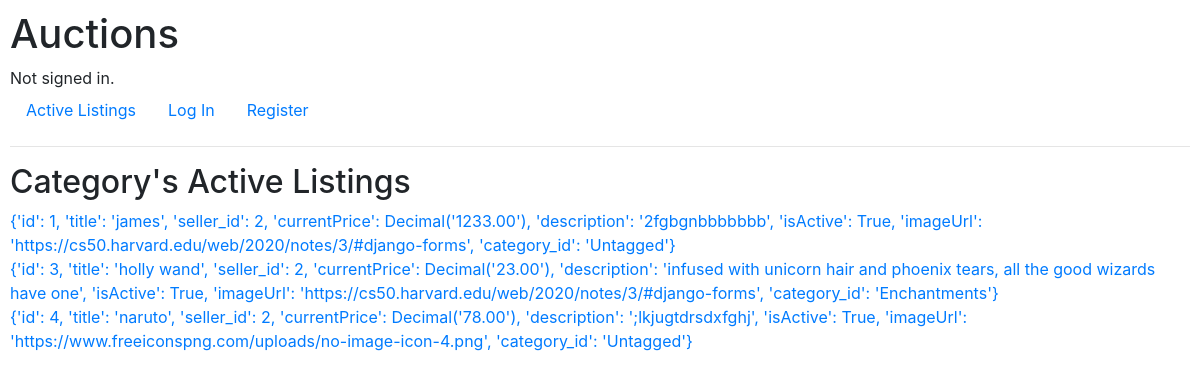
The app's page /, older data.
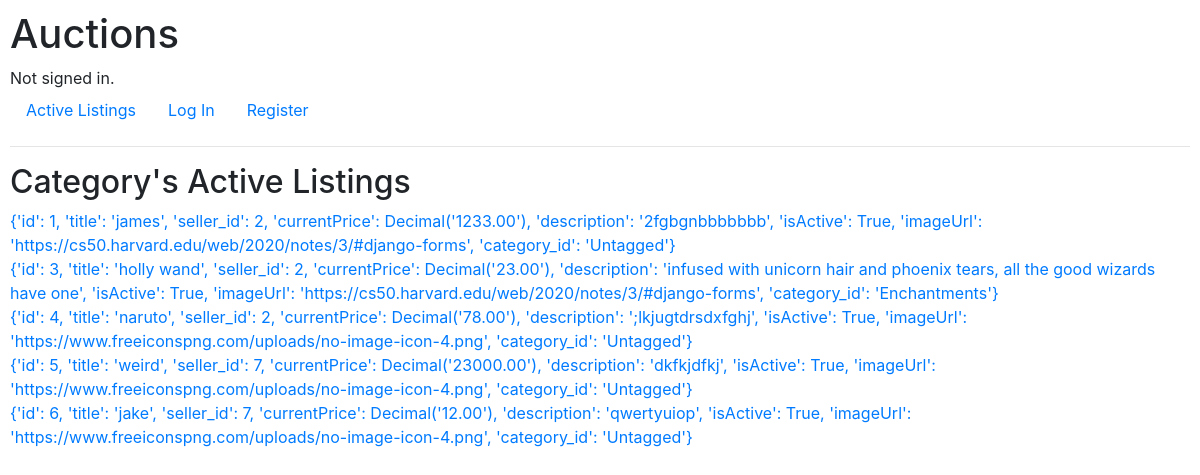
The same page, newer data.
### auctions/models.py (models this page shows, shortened)
class Listing(models.Model):
	title = models.CharField("Listing Title", max_length=100)
	seller = models.ForeignKey(User, on_delete=models.CASCADE, related_name="listings")
	currentPrice = models.DecimalField("Start price", max_digits=12, decimal_places=2)
	description = models.TextField("Listing Description")
	isActive = models.BooleanField()
	DEFAULTIMAGE = "https://www.freeiconspng.com/uploads/no-image-icon-4.png"
	imageUrl = models.URLField("Image Link", default=DEFAULTIMAGE,
	 help_text="enter an optional image link for your listing")
	DEFAULTCATEGORY = "Untagged"
	category = models.ForeignKey(Category, on_delete=models.CASCADE, to_field="name", related_name="listings",
									 default=DEFAULTCATEGORY)

### auctions/views.py (the view)
# urls.py: path("", views.index, name="index"),
def index(request):
    if request.user.is_authenticated and "watchlist" not in request.session:
        request.session["watchlist"] = []
    return render(request, "auctions/index.html", {"listings": Listing.objects.filter(isActive=True).values()})

### auctions/templates/auctions/index.html
{% extends "auctions/layout.html" %}
{% block body %}
    <h2>{{ category }} Category's Active Listings</h2>
    {%for listing in listings%}
    	<div>
    		<a href="{% url 'single_listing' listing=listing.title %}?id={{ listing.id }}">{{ listing }}</a>
    	</div>
    {% endfor %}
{% endblock %}

### auctions/templates/auctions/layout.html (shortened to what this page needs)
{% load static %}
<!DOCTYPE html>
<html lang="en">
    <head>
        <link rel="stylesheet" href="https://stackpath.bootstrapcdn.com/bootstrap/4.4.1/css/bootstrap.min.css">
        <link href="{% static 'auctions/styles.css' %}" rel="stylesheet">
    </head>
    <body>
        <h1>Auctions</h1>
        <div>
            {% if user.is_authenticated %}
                Signed in as <strong>{{ user.username }}</strong>.
            {% else %}
                Not signed in.
            {% endif %}
        </div>
        <ul class="nav">
            <li class="nav-item">
                <a class="nav-link" href="{% url 'index' %}">Active Listings</a>
            </li>
            {% if user.is_authenticated %}
                <li class="nav-item">
                    <a class="nav-link" href="{% url 'logout' %}">Log Out</a>
                </li>
                <li class="nav-item">
                   <a href='{% url "create_listing" %}'> Create a listing</a>
                </li>
                <li class="nav-item">
                   <a href='{% url "show_watchlist" %}'> My Watchlist</a>
                </li>
                <li class="nav-item">
                   <a href='{% url "categories" %}'> Categories </a>
                </li>
            {% else %}
                <li class="nav-item">
                    <a class="nav-link" href="{% url 'login' %}">Log In</a>
                </li>
                <li class="nav-item">
                    <a class="nav-link" href="{% url 'register' %}">Register</a>
                </li>
            {% endif %}
        </ul>
        <hr>
        {% block body %}
        {% endblock %}
    </body>
</html>

### auctions/static/auctions/styles.css (style rules this page uses)
body { padding: 10px; }

Row changes from the older to the newer data that the page shows:
added Listing: listing "{'id': 5, 'title': 'weird', 'seller_id': 7, 'currentPrice': Decimal('23000.00'), 'description': 'dkfkjdfkj', 'isActive': True, 'imageUrl': 'https://www.freeiconspng.com/uploads/no-image-icon-4.png', 'category_id': 'Untagged'}"
added Listing: listing "{'id': 6, 'title': 'jake', 'seller_id': 7, 'currentPrice': Decimal('12.00'), 'description': 'qwertyuiop', 'isActive': True, 'imageUrl': 'https://www.freeiconspng.com/uploads/no-image-icon-4.png', 'category_id': 'Untagged'}"
